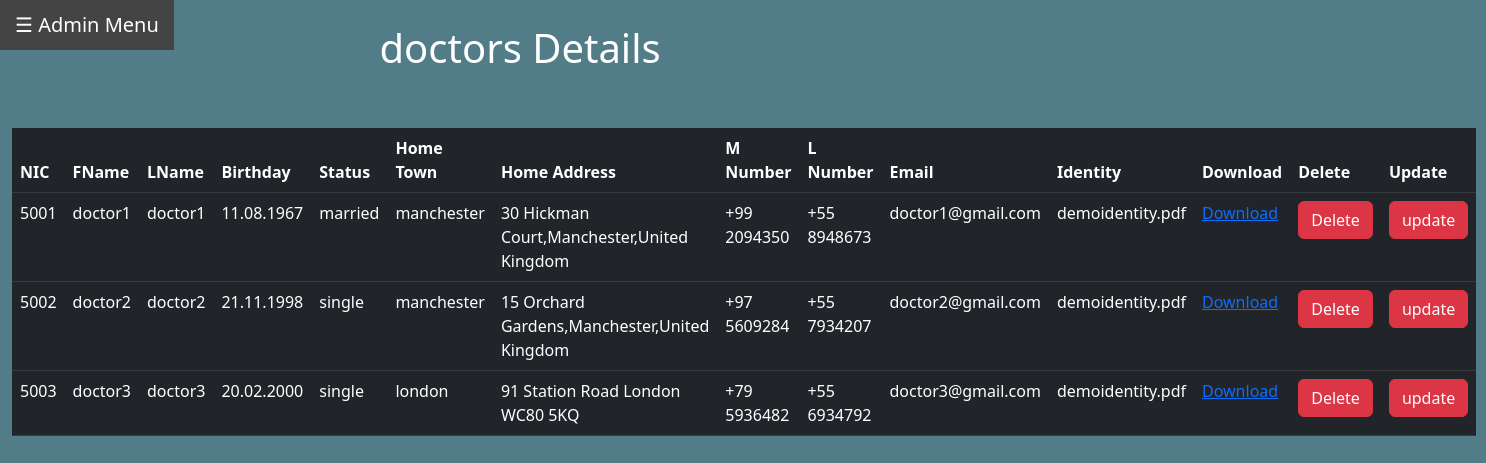
/project/doctors.php (signed in), run on the app's committed database.
### tables this page shows
CREATE TABLE `doctors` (
  `NIC` varchar(11) NOT NULL,
  `Fname` varchar(255) NOT NULL,
  `Lname` varchar(255) NOT NULL,
  `Bday` varchar(255) NOT NULL,
  `MaritialStatus` varchar(255) NOT NULL,
  `HomeTown` varchar(255) NOT NULL,
  `HomeAddress` varchar(255) NOT NULL,
  `Pnumber` varchar(255) NOT NULL,
  `Lnumber` varchar(255) NOT NULL,
  `Email` varchar(255) NOT NULL,
  `Identity` varchar(255) NOT NULL
);

### project/doctorlogic.php (called while the page is built, shortened)
<?php
$conn = mysqli_connect('localhost', 'root', '', 'group44');
$sql = "SELECT * FROM `doctors`";
$result = mysqli_query($conn, $sql);
$files = mysqli_fetch_all($result, MYSQLI_ASSOC);
?>

### project/doctors.php (the view, shortened to what this page needs)
<?php include 'doctorlogic.php';?>
<!DOCTYPE html>
<html lang="en">
<head>
    <link rel="stylesheet" href="patientregister.css">
    <link href="https://cdn.jsdelivr.net/npm/bootstrap@5.3.0-alpha3/dist/css/bootstrap.min.css" rel="stylesheet">
</head>
<body style="background-color:#527c88;color: #10217d;">
<div class="up"><button class="openbtn" onclick="openNav()">☰ Admin Menu</button> </div>
<br>
<div class="divL" style="margin-left: 0%;">
    <h1 align="center" style="color: white;">doctors Details</h1><br><br>
<div class="container">
<table class="table table-dark table-hover">
<thead>
<th >NIC</th>
<th >FName</th>
<th >LName</th>
<th >Birthday</th>
<th > Status</th>
<th >Home Town</th>
<th >Home Address</th>
<th >M Number</th>
<th >L Number</th>
<th >Email</th>
<th >Identity</th>
<th >Download</th>
<th >Delete</th>
<th >Update</th>
</thead>
<tbody>
  <?php foreach ($files as $file): ?>
    <tr>
      <td><?php echo $file['NIC']; ?></td>
      <td><?php echo $file['Fname']; ?></td>
      <td><?php echo $file['Lname']; ?></td>
      <td><?php echo $file['Bday']; ?></td>
      <td><?php echo $file['MaritialStatus']; ?></td>
      <td><?php echo $file['HomeTown']; ?></td>
      <td><?php echo $file['HomeAddress']; ?></td>
      <td><?php echo $file['Pnumber']; ?></td>
      <td><?php echo $file['Lnumber']; ?></td>
      <td><?php echo $file['Email']; ?></td>
      <td><?php echo $file['Identity']; ?></td>
      <td><a href="doctors.php?file_id=<?php echo $file['NIC'] ?>">Download</a></td>
      <td><a href="doctordelete.php?NIC=<?php echo $file['NIC'] ?>" class = 'btn btn-danger'>Delete</a></td>
      <td><a href="doctorupdate.php?NIC=<?php echo $file['NIC'] ?>" class = 'btn btn-danger'>update</a></td>
    </tr>
  <?php endforeach;?>
</tbody>
</table>
</div>
</div>
</body>
</html>

### project/patientregister.css (style rules this page uses)
.openbtn { font-size: 20px; cursor: pointer; background-color:#2e4450; color: white; padding: 10px 15px; border: none; position: fixed; }
.divL { width: 70%; height: 800px; float: left; margin-left: 15%; }
.up { width: 100%; float: left; }

### data on the page
doctors: NIC "5001", Fname "doctor1", Lname "doctor1", Bday "11.08.1967", MaritialStatus "married", HomeTown "manchester", HomeAddress "30 Hickman Court,Manchester,United Kingdom", Pnumber "+99 2094350", Lnumber "+55 8948673", Email "doctor1@gmail.com", Identity "demoidentity.pdf"
doctors: NIC "5002", Fname "doctor2", Lname "doctor2", Bday "21.11.1998", MaritialStatus "single", HomeTown "manchester", HomeAddress "15 Orchard Gardens,Manchester,United Kingdom", Pnumber "+97 5609284", Lnumber "+55 7934207", Email "doctor2@gmail.com", Identity "demoidentity.pdf"
doctors: NIC "5003", Fname "doctor3", Lname "doctor3", Bday "20.02.2000", MaritialStatus "single", HomeTown "london", HomeAddress "91 Station Road London WC80 5KQ", Pnumber "+79 5936482", Lnumber "+55 6934792", Email "doctor3@gmail.com", Identity "demoidentity.pdf"
